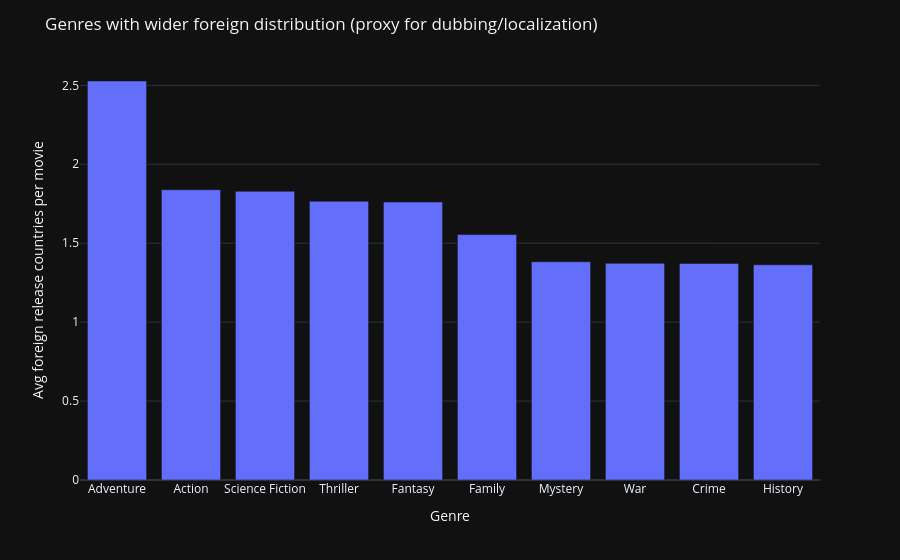

The cell this chart's notebook holds for it:
### Markdown cell above
### Chart

### Code cell
# ---------------------------
# 6. Generi più "doppiati"
# proxy: release in paesi diversi dalla produzione
# versione ottimizzata
# ---------------------------

import pandas as pd
import plotly.express as px

# ==== data ====

# 1) togli duplicati per non contare due volte lo stesso film-paese
df_releases = df_releases.drop_duplicates(subset=["id", "country"])
df_countries = df_countries.drop_duplicates(subset=["id", "country"])

# 2) raggruppa paesi di produzione e di release
prod_per_film = df_countries.groupby("id")["country"].agg(list)
release_per_film = df_releases.groupby("id")["country"].agg(list)

# 3) metti insieme produzione e release
loc_df = pd.merge(
    prod_per_film,
    release_per_film,
    on="id",
    how="outer",
    suffixes=("_prod", "_rel")
).fillna("")

# 4) converti in set
loc_df["country_prod"] = loc_df["country_prod"].apply(lambda x: set(x) if isinstance(x, list) else set())
loc_df["country_rel"] = loc_df["country_rel"].apply(lambda x: set(x) if isinstance(x, list) else set())

# 5) paesi di release che NON sono paesi di produzione
loc_df["n_foreign_releases"] = (loc_df["country_rel"] - loc_df["country_prod"]).apply(len)

# 6) unisci ai generi
df_gen = df_genres.merge(
    loc_df[["n_foreign_releases"]],
    on="id",
    how="left"
).fillna(0)

# 7) aggrega per genere
genre_local_stats = (
    df_gen.groupby("genre")
          .agg(
              avg_foreign_releases=("n_foreign_releases", "mean"),
              total_foreign_releases=("n_foreign_releases", "sum"),
              n_movies=("id", "nunique")
          )
          .reset_index()
          .sort_values(by="avg_foreign_releases", ascending=False)
)

# tieni i 10 più "internazionali"
top_genre_local = genre_local_stats.head(10)

# ==== chart ====

fig = px.bar(
    top_genre_local,
    x="genre",
    y="avg_foreign_releases",
    custom_data=["genre", "avg_foreign_releases", "total_foreign_releases", "n_movies"],
)

fig.update_traces(
    hovertemplate=(
        "Genre: %{customdata[0]}<br>"
        "Avg foreign releases: %{customdata[1]:.2f}<br>"
        "Total foreign releases: %{customdata[2]}<br>"
        "Movies in genre: %{customdata[3]}<extra></extra>"
    )
)

fig.update_layout(
    title="Genres with wider foreign distribution (proxy for dubbing/localization)",
    xaxis_title="Genre",
    yaxis_title="Avg foreign release countries per movie",
    template="plotly_dark"
)

fig.show()

### Figure 1 — Plotly figure (JSON) as saved in the notebook; plotly's stock layout.template omitted (floating-point values rounded to 4 significant figures)
{"data": [{"customdata": [["Adventure", 2.528, 58370.0, 23093], ["Action", 1.839, 76660.0, 41695], ["Science Fiction", 1.829, 38780.0, 21209], ["Thriller", 1.766, 82500.0, 46726], ["Fantasy", 1.761, 39240.0, 22280], ["Family", 1.555, 42770.0, 27511], ["Mystery", 1.382, 29570.0, 21394], ["War", 1.373, 14770.0, 10758], ["Crime", 1.371, 48700.0, 35507], ["History", 1.363, 23190.0, 17008]], "hovertemplate": "Genre: %{customdata[0]}<br>Avg foreign releases: %{customdata[1]:.2f}<br>Total foreign releases: %{customdata[2]}<br>Movies in genre: %{customdata[3]}<extra></extra>", "legendgroup": "", "marker": {"color": "#636efa", "pattern": {"shape": ""}}, "name": "", "orientation": "v", "showlegend": false, "textposition": "auto", "x": ["Adventure", "Action", "Science Fiction", "Thriller", "Fantasy", "Family", "Mystery", "War", "Crime", "History"], "xaxis": "x", "y": [2.528, 1.839, 1.829, 1.766, 1.761, 1.555, 1.382, 1.373, 1.371, 1.363], "yaxis": "y", "type": "bar"}], "layout": {"xaxis": {"anchor": "y", "domain": [0.0, 1.0], "title": {"text": "Genre"}}, "yaxis": {"anchor": "x", "domain": [0.0, 1.0], "title": {"text": "Avg foreign release countries per movie"}}, "legend": {"tracegroupgap": 0}, "margin": {"t": 60}, "barmode": "relative", "title": {"text": "Genres with wider foreign distribution (proxy for dubbing/localization)"}}}
